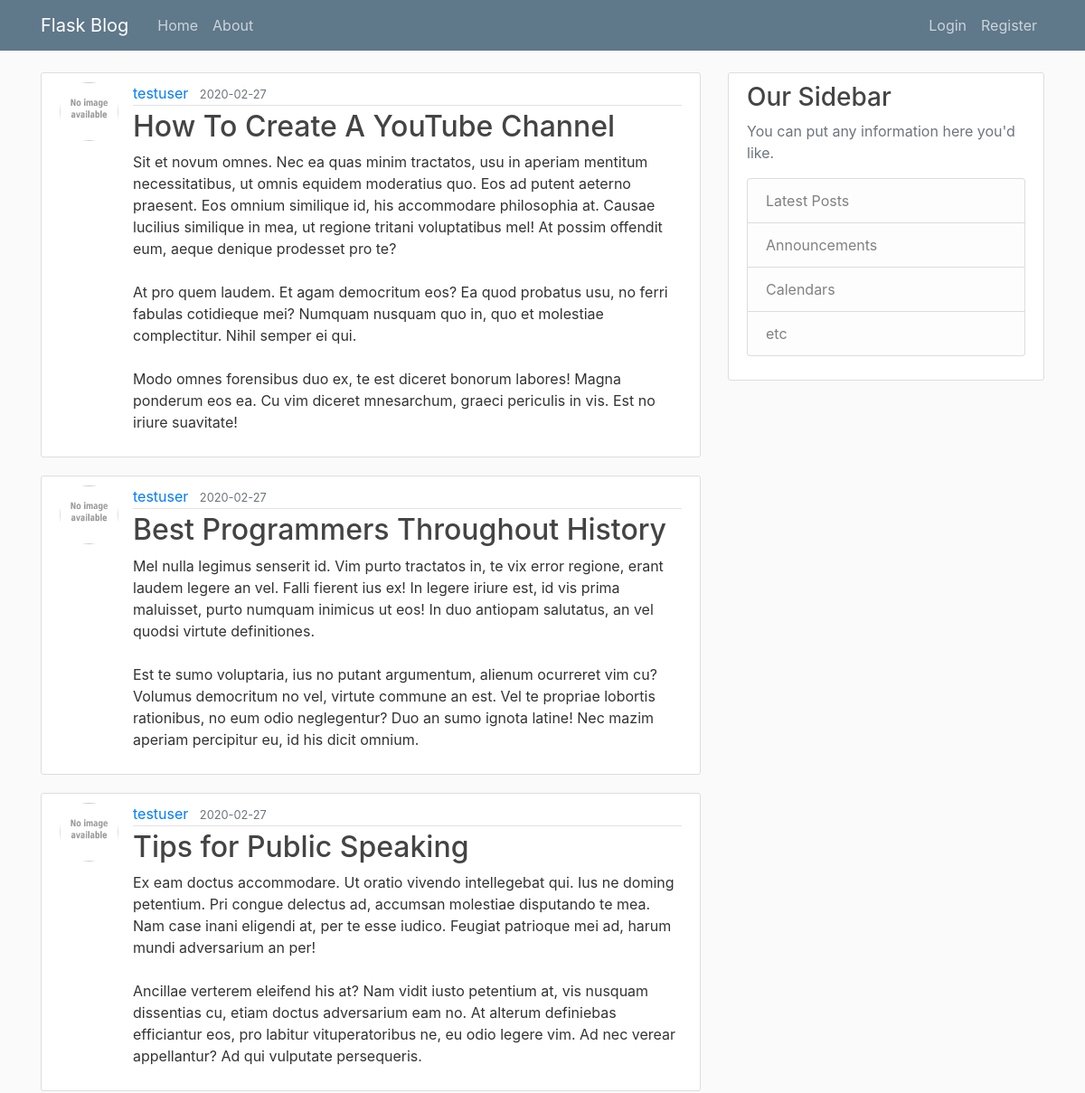
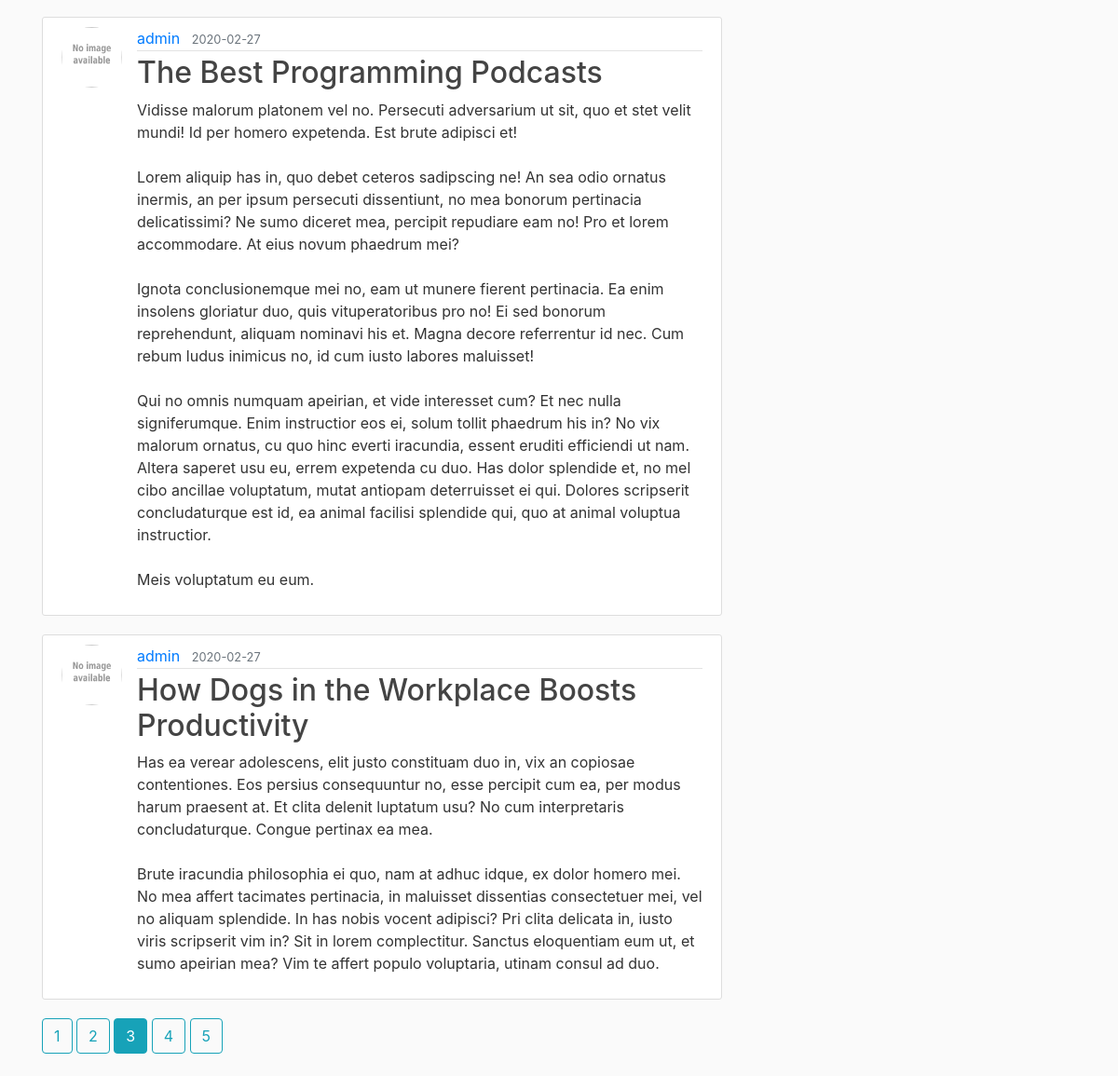
Screenshot of /home?page=3 with the database file from the repository (2 pictures, top to bottom).
### flaskblog/models.py (models this page shows, shortened)
class Post(db.Model):
    id = db.Column(db.Integer, primary_key=True)
    title = db.Column(db.String(100), nullable=False)
    date_posted = db.Column(db.DateTime, nullable=False, default=datetime.utcnow)
    content = db.Column(db.Text, nullable=False)
    user_id = db.Column(db.Integer, db.ForeignKey('user.id'), nullable=False)

class User(db.Model, UserMixin):
    id = db.Column(db.Integer, primary_key=True)
    username = db.Column(db.String(20), unique=True, nullable=False)
    email = db.Column(db.String(120), unique=True, nullable=False)
    image_file = db.Column(db.String(20), nullable=False, default='default.jpg')
    password = db.Column(db.String(60), nullable=False)
    posts = db.relationship('Post', backref='author', lazy=True)

### flaskblog/main/routes.py (the view)
@main.route('/')
@main.route('/home')
def home():
    page = request.args.get('page', 1, type=int)
    posts = Post.query.order_by(Post.date_posted.desc()).paginate(page=page, per_page=5)
    return render_template('home.html', posts=posts)

### flaskblog/templates/home.html
{% extends 'layout.html' %}
{% block content %}
    {% for post in posts.items %}
        <article class="media content-section">
            <img src="{{ url_for('static', filename='profile_pics/' + post.author.image_file) }}" alt="" class="rounded-circle article-img">
            <div class="media-body">
            <div class="article-metadata">
                <a class="mr-2" href="{{ url_for('users.user_posts', username=post.author.username) }}">{{ post.author.username }}</a>
                <small class="text-muted">{{ post.date_posted.strftime('%Y-%m-%d') }}</small>
            </div>
            <h2><a class="article-title" href="{{ url_for('posts.post', post_id=post.id) }}">{{ post.title }}</a></h2>
            <p class="article-content">{{ post.content }}</p>
            </div>
        </article>
    {% endfor %}
    {% for page_num in posts.iter_pages(left_edge=1, right_edge=1, left_current=1, right_current=2) %}
        {% if page_num %}
            {% if posts.page == page_num %}
                <a class="btn btn-info mb-4" href="{{ url_for('main.home', page=page_num) }}">{{ page_num }}</a>
            {% else %}
                <a class="btn btn-outline-info mb-4" href="{{ url_for('main.home', page=page_num) }}">{{ page_num }}</a>
            {% endif %}
        {% else %}
            ...
        {% endif %}
    {% endfor %}
{% endblock content %}

### flaskblog/static/main.css (style rules this page uses)
body { background: #fafafa; color: #333333; margin-top: 5rem; }
h1, h2, h3, h4, h5, h6 { color: #444444; }
.content-section { background: #ffffff; padding: 10px 20px; border: 1px solid #dddddd; border-radius: 3px; margin-bottom: 20px; }
.article-title { color: #444444; }
.article-content { white-space: pre-line; }
.article-img { height: 65px; width: 65px; margin-right: 16px; }
.article-metadata { padding-bottom: 1px; margin-bottom: 4px; border-bottom: 1px solid #e3e3e3 }

### rows the page displays
Post: image_file (placeholder picture), author.username "testuser", date_posted "2020-02-27", title "How To Create A YouTube Channel", content "Sit et novum omnes. Nec ea quas minim tractatos, usu in aperiam mentitum necessitatibus, ut omnis equidem moderatius quo. Eos ad putent aeterno praesent. Eos omnium similique id, his accommodare philosophia at. Causae lucilius similique in mea, ut regione tritani voluptatibus mel! At possim offendit eum, aeque denique prodesset pro te? At pro quem laudem. Et agam democritum eos? Ea quod probatus usu, no ferri fabulas cotidieque mei? Numquam nusquam quo in, quo et molestiae complectitur. Nihil semper ei qui. Modo omnes forensibus duo ex, te est diceret bonorum labores! Magna ponderum eos ea. Cu vim diceret mnesarchum, graeci periculis in vis. Est no iriure suavitate!"
Post: image_file (placeholder picture), author.username "testuser", date_posted "2020-02-27", title "Best Programmers Throughout History", content "Mel nulla legimus senserit id. Vim purto tractatos in, te vix error regione, erant laudem legere an vel. Falli fierent ius ex! In legere iriure est, id vis prima maluisset, purto numquam inimicus ut eos! In duo antiopam salutatus, an vel quodsi virtute definitiones. Est te sumo voluptaria, ius no putant argumentum, alienum ocurreret vim cu? Volumus democritum no vel, virtute commune an est. Vel te propriae lobortis rationibus, no eum odio neglegentur? Duo an sumo ignota latine! Nec mazim aperiam percipitur eu, id his dicit omnium."
Post: image_file (placeholder picture), author.username "testuser", date_posted "2020-02-27", title "Tips for Public Speaking", content "Ex eam doctus accommodare. Ut oratio vivendo intellegebat qui. Ius ne doming petentium. Pri congue delectus ad, accumsan molestiae disputando te mea. Nam case inani eligendi at, per te esse iudico. Feugiat patrioque mei ad, harum mundi adversarium an per! Ancillae verterem eleifend his at? Nam vidit iusto petentium at, vis nusquam dissentias cu, etiam doctus adversarium eam no. At alterum definiebas efficiantur eos, pro labitur vituperatoribus ne, eu odio legere vim. Ad nec verear appellantur? Ad qui vulputate persequeris."
Post: image_file (placeholder picture), author.username "admin", date_posted "2020-02-27", title "The Best Programming Podcasts", content "Vidisse malorum platonem vel no. Persecuti adversarium ut sit, quo et stet velit mundi! Id per homero expetenda. Est brute adipisci et! Lorem aliquip has in, quo debet ceteros sadipscing ne! An sea odio ornatus inermis, an per ipsum persecuti dissentiunt, no mea bonorum pertinacia delicatissimi? Ne sumo diceret mea, percipit repudiare eam no! Pro et lorem accommodare. At eius novum phaedrum mei? Ignota conclusionemque mei no, eam ut munere fierent pertinacia. Ea enim insolens gloriatur duo, quis vituperatoribus pro no! Ei sed bonorum reprehendunt, aliquam nominavi his et. Magna decore referrentur id nec. Cum rebum ludus inimicus no, id cum iusto labores maluisset! Qui no omnis numquam…"
Post: image_file (placeholder picture), author.username "admin", date_posted "2020-02-27", title "How Dogs in the Workplace Boosts Productivity", content "Has ea verear adolescens, elit justo constituam duo in, vix an copiosae contentiones. Eos persius consequuntur no, esse percipit cum ea, per modus harum praesent at. Et clita delenit luptatum usu? No cum interpretaris concludaturque. Congue pertinax ea mea. Brute iracundia philosophia ei quo, nam at adhuc idque, ex dolor homero mei. No mea affert tacimates pertinacia, in maluisset dissentias consectetuer mei, vel no aliquam splendide. In has nobis vocent adipisci? Pri clita delicata in, iusto viris scripserit vim in? Sit in lorem complectitur. Sanctus eloquentiam eum ut, et sumo apeirian mea? Vim te affert populo voluptaria, utinam consul ad duo."

### other values shown
{{ page_num }} "1" "2" "4" "5"
{{ page_num }} "3"
